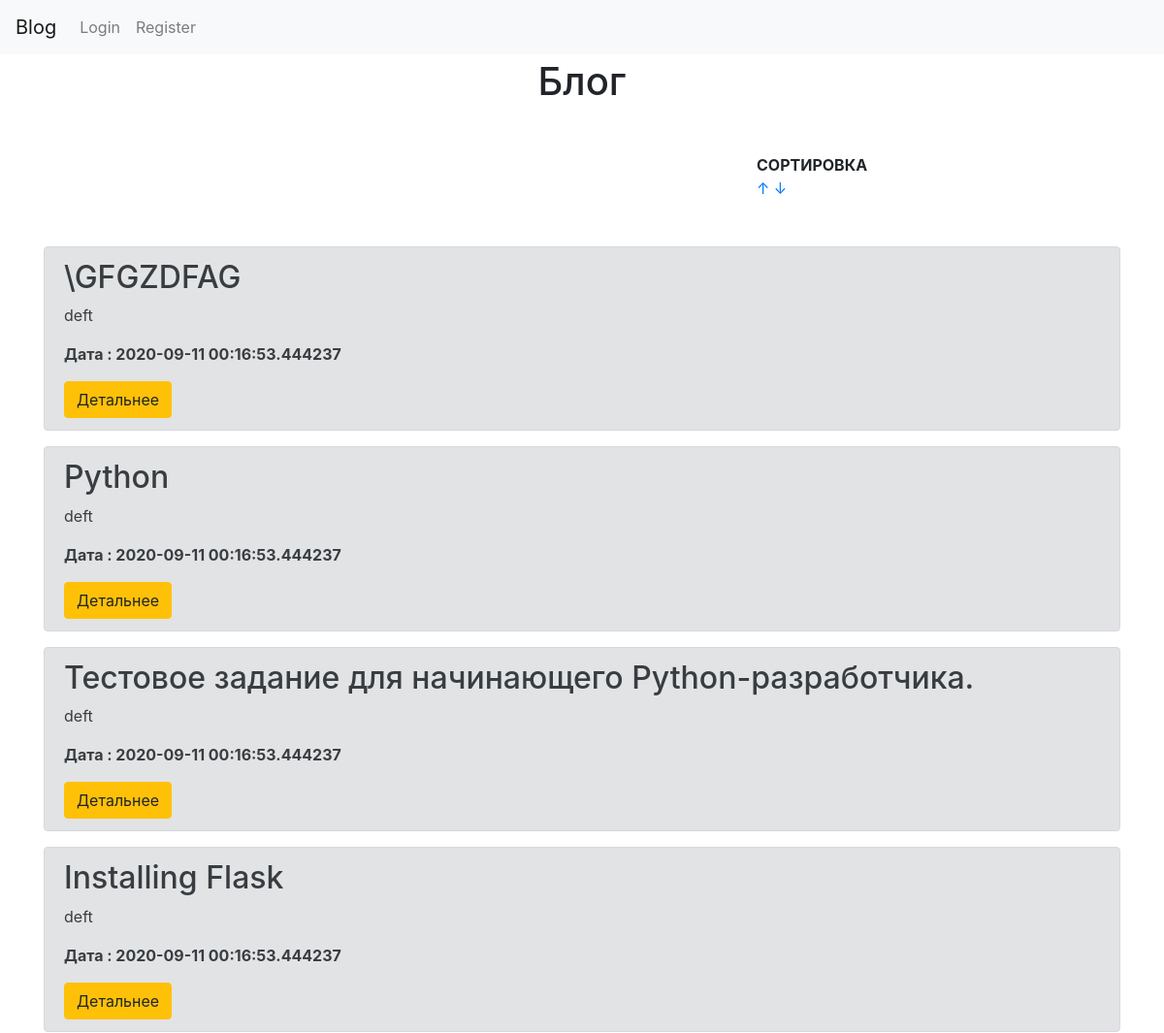
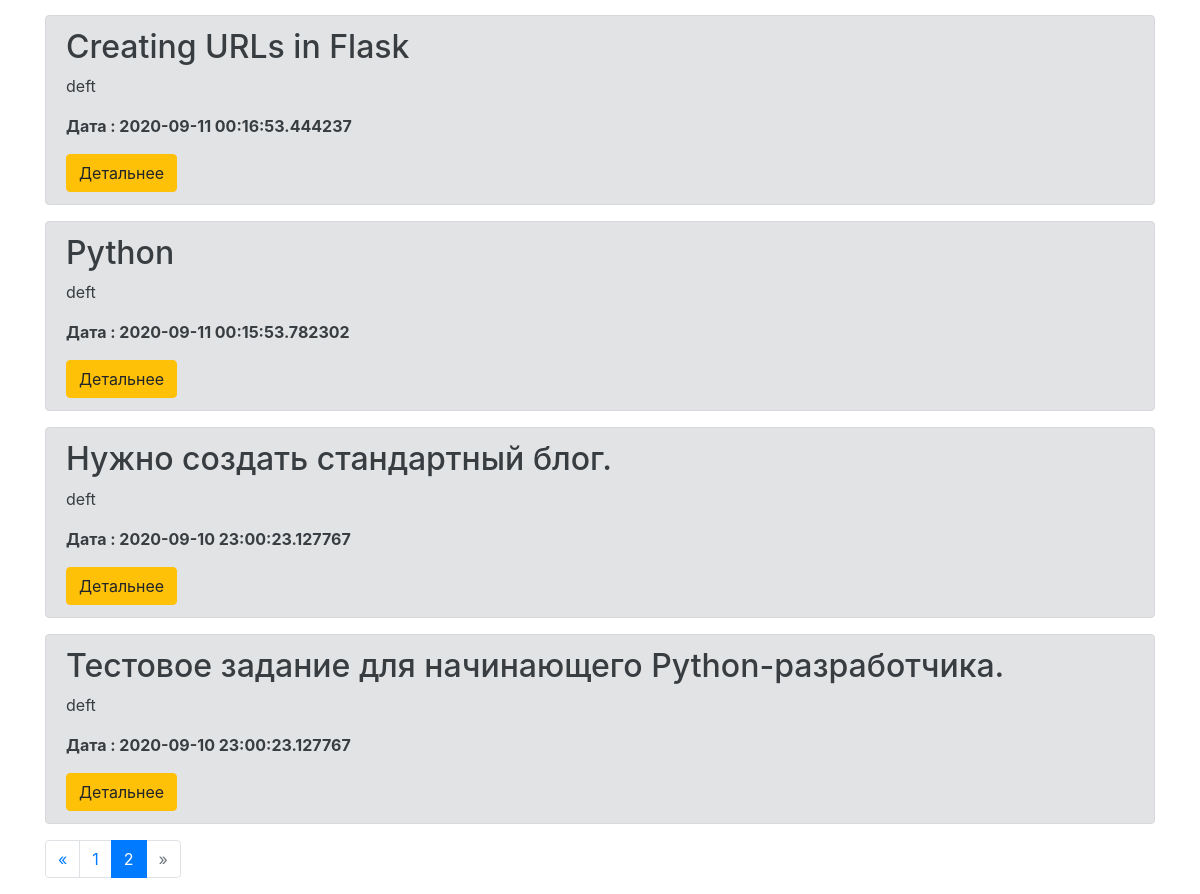
Screenshot of /?page=2 with the database file from the repository (2 pictures, top to bottom).
### app.py (models this page shows, shortened)
class Article(db.Model):
    id=db.Column(db.Integer,primary_key=True)
    Authors=db.Column(db.String(50), nullable = False)
    Header=db.Column(db.String(300), nullable = False)
    content = db.Column(db.String(1500), nullable = False)
    img1=db.Column(db.String(248), nullable=True)
    creationData=db.Column(db.DateTime,default=datetime.now())
    tagi= db.relationship('Tag',backref='tags',lazy='dynamic')

### app.py (the view)
@app.route('/')
def index():
    sort = request.args.get('sort')
    page=request.args.get('page')
    articles = Article.query.order_by(Article.creationData.desc())
    if sort is not None:
        if sort == '1':
            articles = Article.query.order_by(Article.creationData)
        elif sort == '2':
            articles = Article.query.order_by(Article.creationData.desc())
    if page and page.isdigit():
        page=int(page)
    else:
        page=1
    pages=articles.paginate(page=page,per_page=10)
    return render_template('index.html',articles=articles,pages =pages)

### templates/index.html (shortened to what this page needs)
        {% extends "base.html" %}
        {% block content %}
    <div class="container">
        <h1 class="text-center mt-1"> Блог </h1>
            </div>
    <div class="row" style= margin-top:50px;margin-left:315px>
        <div class="col-md-2 offset-md-6">
            <span><b>СОРТИРОВКА</b></span>
            <a href="/?sort=1">&uarr;</a>
            <a href="/?sort=2">&darr;</a>
        </div>
</div>
<div class="container mt-5">
    {%for art in pages.items%}
    <div class="alert alert-secondary">
        <h2>{{art.Header}}</h2>
        <p>{{ art.Authors}}</p>
        <p><b>Дата : {{art.creationData}}</b></p>
        <a href="/show?id={{ art.id }}"class="btn btn-warning"> Детальнее </a>
    </div>
    {%endfor%}
            <nav aria-label="...">
                <ul class="pagination">
                  <li {%if not pages.prev_num%} class="page-item disabled" {%else%} class="page-item " {%endif%}>
                    <a class="page-link" href='./?page={{pages.prev_num}}' tabindex="-1">«</a>
                  </li>
                  {%for page in pages.iter_pages() %}
                  {%if  page==pages.page%} <li class="page-item active">{%endif%}
                      {%if page %}
                    <a class="page-link" href="./?page={{page}}">{{page}} <span class="sr-only">(current)</span></a>
                  </li>
                  {%else%}
                  <li class="page-item disabled"><a class="page-link" href="">...</a></li>
                  {%endif%}
                  {% endfor %}
                  <li {%if not pages.next_num%} class="page-item disabled" {%else%} class="page-item " {%endif%}>
                      <a class="page-link" href="./?page={{pages.next_num}}">»</a>
                  </li>
              </ul>
              </nav>        </div>
{% endblock %}

### rows the page displays
Article: Header "\\GFGZDFAG", Authors "deft", creationData "2020-09-11 00:16:53.444237"
Article: Header "Python", Authors "deft", creationData "2020-09-11 00:16:53.444237"
Article: Header "Тестовое задание для начинающего Python-разработчика.", Authors "deft", creationData "2020-09-11 00:16:53.444237"
Article: Header "Installing Flask", Authors "deft", creationData "2020-09-11 00:16:53.444237"
Article: Header "Creating URLs in Flask", Authors "deft", creationData "2020-09-11 00:16:53.444237"
Article: Header "Python", Authors "deft", creationData "2020-09-11 00:15:53.782302"
Article: Header "Нужно создать стандартный блог.", Authors "deft", creationData "2020-09-10 23:00:23.127767"
Article: Header "Тестовое задание для начинающего Python-разработчика.", Authors "deft", creationData "2020-09-10 23:00:23.127767"

### other values shown
{{ page }} "1" "2"
